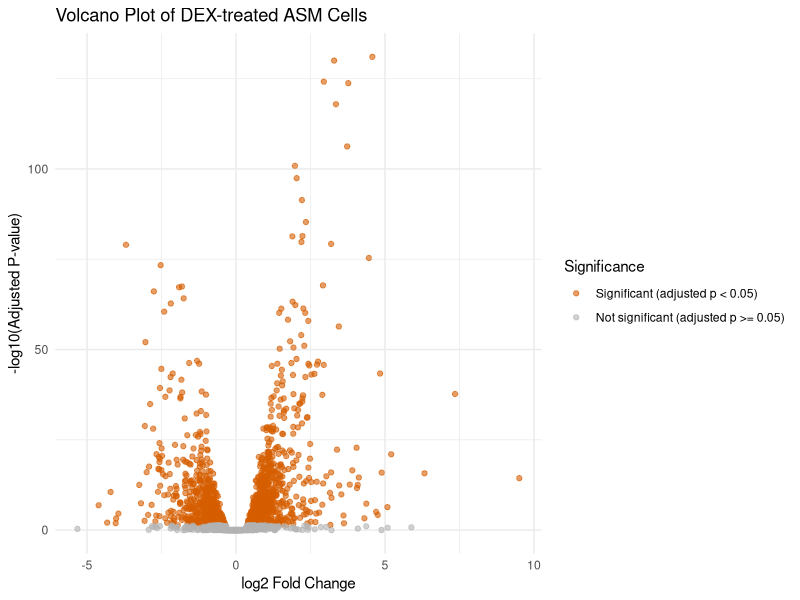

Recreate this plot in R.
## ---- chunk 1
#import data
library(tidyverse)
degs <- read.csv("top_2000.csv")
head(degs)
## ---- chunk 2
#plot
library(ggplot2)
degs_plot <- degs %>%
    mutate(
        plot_padj = pmax(padj, .Machine$double.xmin),
        significance = if_else(
            !is.na(padj) & padj < 0.05,
            "Significant",
            "Not significant"
        )
    )

ggplot(
    degs_plot,
    aes(x = log2FoldChange, y = -log10(plot_padj), color = significance)
) +
    geom_point(alpha = 0.6) +
    scale_color_manual(
        values = c("Significant" = "#D55E00", "Not significant" = "grey70"),
        breaks = c("Significant", "Not significant"),
        labels = c(
            "Significant" = "Significant (adjusted p < 0.05)",
            "Not significant" = "Not significant (adjusted p >= 0.05)"
        ),
        name = "Significance"
    ) +
    theme_minimal() +
    labs(
        title = "Volcano Plot of DEX-treated ASM Cells",
        x = "log2 Fold Change",
        y = "-log10(Adjusted P-value)"
    )
